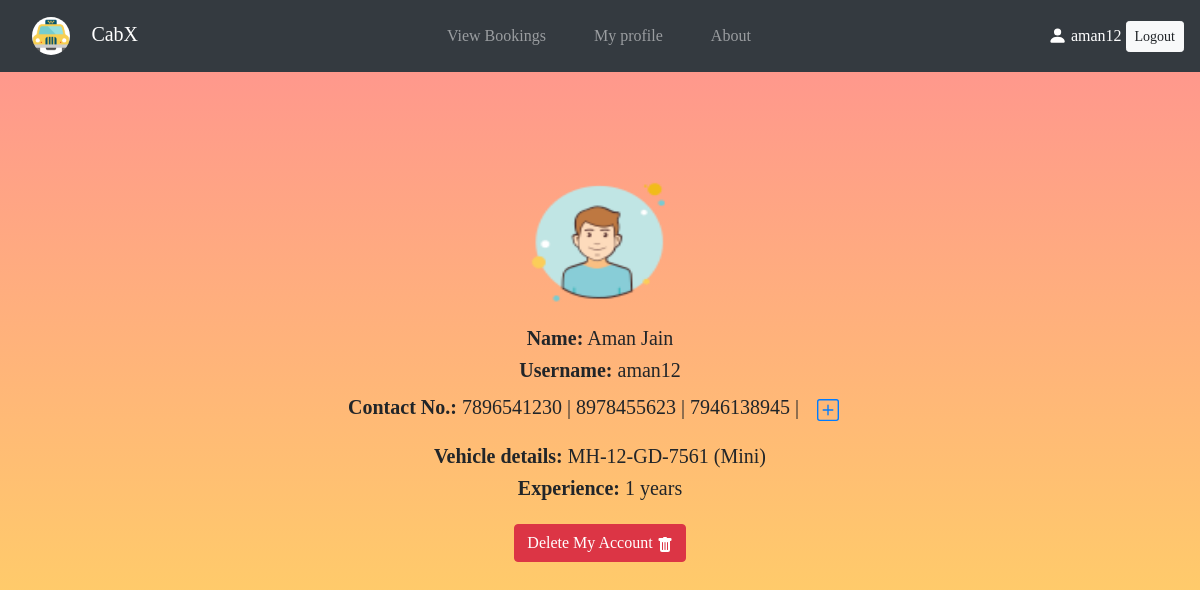
The page /profile.php (signed in) on the database its author committed.
### tables this page shows
CREATE TABLE `driver` (
  `did` int(11) NOT NULL,
  `username` varchar(20) NOT NULL,
  `password` varchar(255) NOT NULL,
  `fname` varchar(50) NOT NULL,
  `lname` varchar(50) NOT NULL,
  `yr_exp` int(11) NOT NULL,
  `vehicle_no` varchar(20) NOT NULL,
  `vehicle_type` varchar(50) NOT NULL,
  `created_at` datetime NOT NULL DEFAULT current_timestamp()
);

### profile.php (the view, shortened to what this page needs)
<?php
require "partials/_config.php";
if(!isset($_SESSION['login']) || $_SESSION['login'] != true)
{
    header("location: login.php");
}
else if(isset($_SESSION['did']))
{
  $did=$_SESSION['did'];
  $sql="select * from driver where did=$did";
  $result=mysqli_query($conn,$sql);
  if($result)
  {
      $row=mysqli_fetch_assoc($result);
  }
  $sql2="select * from driver_phone where did=$did";
  $result2=mysqli_query($conn,$sql2);
  if($result2)
  {
    $i=0;
    while($row2=mysqli_fetch_assoc($result2))
    {
        $phno[$i++]=$row2['phno'];
    }
  }
}
?>
<!doctype html>
<html lang="en">
<head>
    <link rel="stylesheet" href="https://cdn.jsdelivr.net/npm/bootstrap@4.5.3/dist/css/bootstrap.min.css"
>
    <link rel="stylesheet" href="css/styles.css">
</head>
<body>
    <?php require "partials/_nav.php"?>
    <div class="container text-center mx-auto my-5 p-5">
        <div class="profile-img mb-2">
            <img src="img/profile1.png" width="170em" height="150em" alt="User profile pic">
        </div>
        <?php
            if(isset($pid)){
            ?>
        <p class="h5"><strong>Name:</strong> <?php echo $row['fname']." ".$row['lname'] ?></p>
        <p class="h5"><strong>Email:</strong> <?=$row['email']?></p>
        <p class="h5"><strong>Contact No.:</strong>
            <?php
                foreach($phno as $no)
                {
                    echo $no." | ";
                }
                ?>
            <button class="btn" onclick="createNewElement();" data-toggle="tooltip" data-placement="bottom"
                title="Add new phone number"><svg xmlns="http://www.w3.org/2000/svg" width="22" height="22"
                    fill="currentColor" class="bi bi-plus-square text-primary" viewBox="0 0 16 16">
                    <path
                        d="M14 1a1 1 0 0 1 1 1v12a1 1 0 0 1-1 1H2a1 1 0 0 1-1-1V2a1 1 0 0 1 1-1h12zM2 0a2 2 0 0 0-2 2v12a2 2 0 0 0 2 2h12a2 2 0 0 0 2-2V2a2 2 0 0 0-2-2H2z" />
                    <path
                        d="M8 4a.5.5 0 0 1 .5.5v3h3a.5.5 0 0 1 0 1h-3v3a.5.5 0 0 1-1 0v-3h-3a.5.5 0 0 1 0-1h3v-3A.5.5 0 0 1 8 4z" />
                </svg></button>
            <?php
                if(isset($_SESSION['err'])){
                    echo "<p class='text-danger'>".$_SESSION['err']."</p>";
                    unset($_SESSION['err']);
                }
                ?>
        <div id="newElementId"></div>
        </p>
        <br>
        <p class="h5"><strong>Date of birth:</strong> <?=$row['dob']?></p>
        <p class="h5"><strong>Address:</strong> <?php echo $row['city'].", ".$row['state'] ?></p>
        <?php } else if(isset($did)){?>
        <p class="h5"><strong>Name:</strong> <?php echo $row['fname']." ".$row['lname'] ?></p>
        <p class="h5"><strong>Username:</strong> <?=$row['username']?></p>
        <p class="h5"><strong>Contact No.:</strong>
            <?php
                foreach($phno as $no)
                {
                    echo $no." | ";
                }
                ?>
            <button class="btn" onclick="createNewElement();" data-toggle="tooltip" data-placement="bottom"
                title="Add new phone number"></button>
        </p>
        <p class="h5"><strong>Vehicle details:</strong>
            <?php echo $row['vehicle_no']." (".$row['vehicle_type'].")" ?></p>
        <p class="h5"><strong>Experience:</strong> <?=$row['yr_exp']?> years</p>
        <?php } ?>
        <button type="button" class="btn btn-danger mt-3" data-toggle="modal" data-target="#exampleModal">
            Delete My Account
        </button>
    </div>
</body>
</html>

### css/styles.css (style rules this page uses)
* { box-sizing: border-box; }
body { font-family: Georgia, 'Times New Roman', Times, serif; }
.bi { color: white; }

### profile.php (style rules this page uses)
body { background: -webkit-linear-gradient(top, #ff9191, #ffdf5d); height: 100vh; }

### rows shown on the page
driver: fname "Aman", lname "Jain", username "aman12", vehicle_no "MH-12-GD-7561", vehicle_type "Mini", yr_exp "1"

### other values the page prints
$_SESSION['username'] "aman12"
$no "7896541230"
$no "8978455623"
$no "7946138945"
